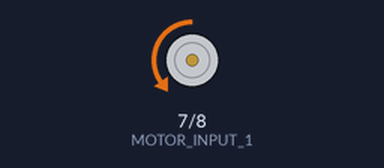
Bench run of a sketch on a simulated Arduino Uno, built with avr-gcc and run on an emulated ATmega328P. Shown: motor-driver pin pairs drawn as motors (green arrow = first pin HIGH = forward, orange = second pin HIGH = backward, longer = more drive, scaled by the enable pin).

Above: at 1.5 s.
At 7.5 s:
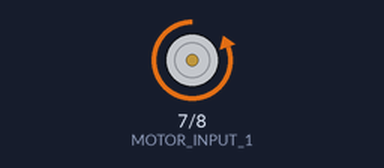
At 10.5 s:
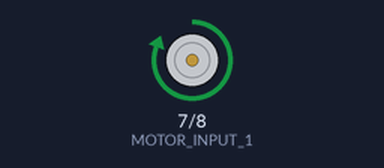
At 16.5 s:
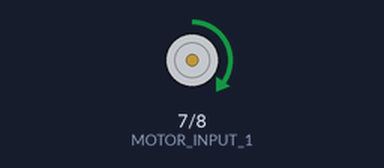
Timing chart, 0 to 23.4 s (numbered marks = the images above):
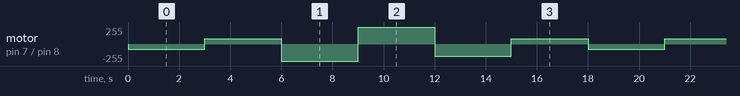

Measured:
- by itself, motor on pin 7 (MOTOR_INPUT_1) / pin 8 (MOTOR_INPUT_2): repeats every 18.0 s: forward 80/255 3.0 s, backward 255/255 3.0 s, forward 255/255 3.0 s, backward 180/255 3.0 s, forward 80/255 3.0 s, backward 80/255 3.0 s

The sketch:

single_motor.ino
```cpp
/* Pins assignment */
#define ENABLE_PIN            6
#define MOTOR_INPUT_1         7
#define MOTOR_INPUT_2         8

/* Constants */
#define MAX_MOTOR_SPEED       255
#define NORMAL_MOTOR_SPEED    180
#define SLOW_MOTOR_SPEED      80

/* Function prototypes for controlling the motor */
void actuateMotorClockwise(uint8_t speed);
void actuateMotorAntiClockwise(uint8_t speed);

/* -------------------------------------------------------------- */

void setup() {
  // Setup all pins as outputs
  pinMode(MOTOR_INPUT_1, OUTPUT);
  pinMode(MOTOR_INPUT_2, OUTPUT);
  pinMode(ENABLE_PIN, OUTPUT);
}

void loop() {

  /* Turn the motor slowly, clockwise, for 3 seconds, then flip the orientation */
  actuateMotorClockwise(SLOW_MOTOR_SPEED);
  delay(3000);
  actuateMotorAntiClockwise(SLOW_MOTOR_SPEED);
  delay(3000);

  /* Turn the motor at max speed, clockwise, for 3 seconds, then flip the orientation */
  actuateMotorClockwise(MAX_MOTOR_SPEED);
  delay(3000);
  actuateMotorAntiClockwise(MAX_MOTOR_SPEED);
  delay(3000);

  /* Mixed speeds approach */
  actuateMotorClockwise(NORMAL_MOTOR_SPEED);
  delay(3000);
  actuateMotorAntiClockwise(SLOW_MOTOR_SPEED);
  delay(3000);
}

/* -------------------------------------------------------------- */

void actuateMotorClockwise(uint8_t speed){
  // Set the motor speed
  analogWrite(ENABLE_PIN, speed);

  // Turn the morot appropriately
  digitalWrite(MOTOR_INPUT_1, LOW);
  digitalWrite(MOTOR_INPUT_2, HIGH);
}

void actuateMotorAntiClockwise(uint8_t speed){
  // Set the motor speed
  analogWrite(ENABLE_PIN, speed);

  // Turn the morot appropriately
  digitalWrite(MOTOR_INPUT_1, HIGH);
  digitalWrite(MOTOR_INPUT_2, LOW);
}
```
